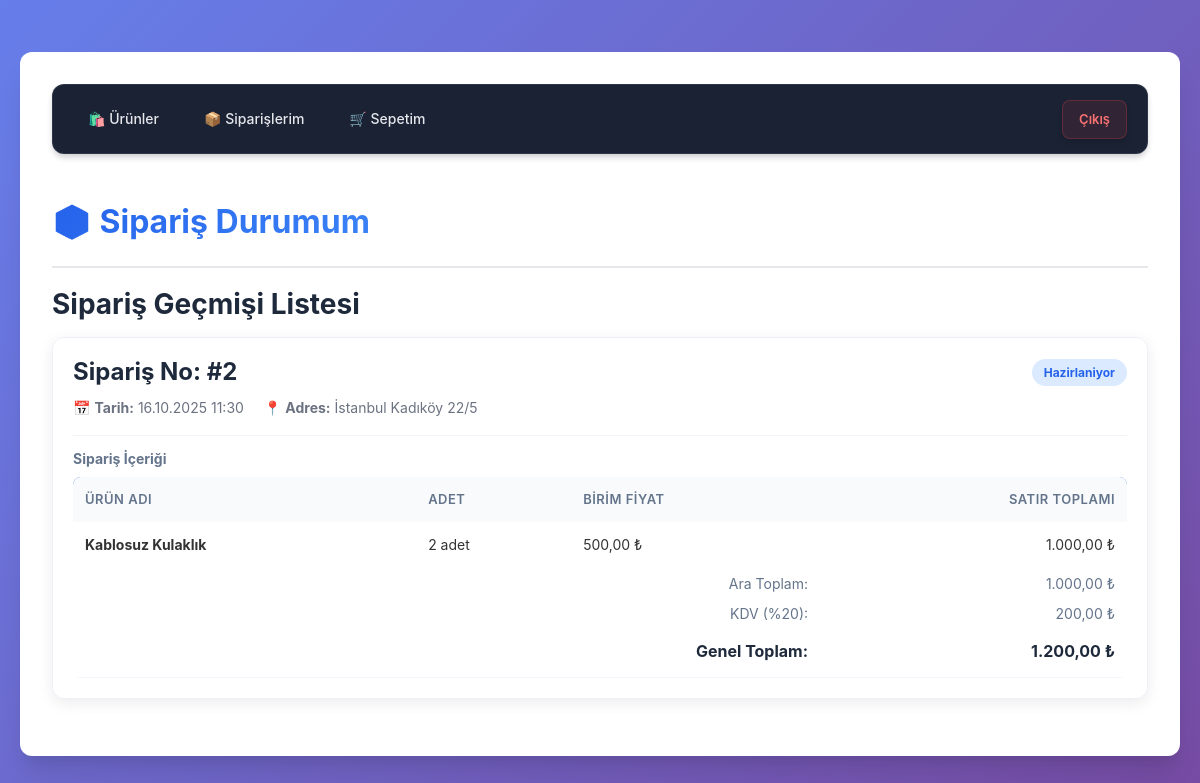
The app's page /musteri/dashboard.php (signed in) with its own data.
### tables this page shows
CREATE TABLE `siparis` (
  `SiparisID` int(11) NOT NULL AUTO_INCREMENT,
  `MusteriID` int(11) DEFAULT NULL,
  `SiparisTarihi` datetime DEFAULT current_timestamp(),
  `ToplamTutar` decimal(10,2) NOT NULL DEFAULT 0.00,
  `Durum` enum('Beklemede','Hazirlaniyor','Kargoda','Teslim Edildi','Iptal') DEFAULT 'Beklemede',
  `AdresID` int(11) DEFAULT NULL,
  PRIMARY KEY (`SiparisID`),
  FOREIGN KEY (`MusteriID`) REFERENCES `musteri` (`MusteriID`),
  FOREIGN KEY (`AdresID`) REFERENCES `adres` (`AdresID`)
);

CREATE TABLE `adres` (
  `AdresID` int(11) NOT NULL AUTO_INCREMENT,
  `MusteriID` int(11) DEFAULT NULL,
  `AcikAdres` text NOT NULL,
  PRIMARY KEY (`AdresID`),
  FOREIGN KEY (`MusteriID`) REFERENCES `musteri` (`MusteriID`)
);

CREATE TABLE `urun` (
  `UrunID` int(11) NOT NULL AUTO_INCREMENT,
  `UrunAdi` varchar(200) NOT NULL,
  `Fiyat` decimal(10,2) NOT NULL,
  `StokAdedi` int(11) NOT NULL DEFAULT 0,
  `KategoriID` int(11) DEFAULT NULL,
  PRIMARY KEY (`UrunID`),
  FOREIGN KEY (`KategoriID`) REFERENCES `kategori` (`KategoriID`)
);

CREATE TABLE `siparisdetay` (
  `SiparisID` int(11) NOT NULL,
  `UrunID` int(11) NOT NULL,
  `Adet` int(11) NOT NULL,
  `BirimFiyat` decimal(10,2) NOT NULL,
  PRIMARY KEY (`SiparisID`,`UrunID`),
  FOREIGN KEY (`SiparisID`) REFERENCES `siparis` (`SiparisID`),
  FOREIGN KEY (`UrunID`) REFERENCES `urun` (`UrunID`)
);

### musteri/dashboard.php (the view, shortened to what this page needs)
<?php
try {
    $database = new Database();
    $conn = $database->getConnection();
} catch (Exception $e) {
    die("Veritabanı bağlantı hatası: " . $e->getMessage());
}
$siparisler = [];
$hata = '';
$kullanici_id = $_SESSION['kullanici_id'];
$sql_musteri = "SELECT MusteriID FROM MUSTERI WHERE KullaniciID = ?";
$stmt_m = $conn->prepare($sql_musteri);
$stmt_m->execute([$kullanici_id]);
$musteri_info = $stmt_m->fetch(PDO::FETCH_ASSOC);
if ($musteri_info) {
    $musteri_id = $musteri_info['MusteriID'];
    try {
        $stmt = $conn->prepare("CALL SP_MusteriSiparisDetaylari(?)");
        $stmt->execute([$musteri_id]);
        $temp_siparisler = [];
        $results = $stmt->fetchAll(PDO::FETCH_ASSOC);
        foreach ($results as $row) {
            $siparis_id = $row['SiparisID'];
            $satir_tutari = $row['Adet'] * $row['BirimFiyat'];
            if (!isset($temp_siparisler[$siparis_id])) {
                $temp_siparisler[$siparis_id] = [
                    'SiparisID' => $row['SiparisID'],
                    'SiparisTarihi' => $row['SiparisTarihi'],
                    'AraToplam' => 0,
                    'SiparisDurumu' => $row['SiparisDurumu'],
                    'AcikAdres' => $row['AcikAdres'],
                    'Detaylar' => []
                ];
            }
            $temp_siparisler[$siparis_id]['AraToplam'] += $satir_tutari;
            $temp_siparisler[$siparis_id]['Detaylar'][] = [
                'UrunAdi' => $row['UrunAdi'],
                'Adet' => $row['Adet'],
                'BirimFiyat' => $row['BirimFiyat']
            ];
        }
        $siparisler = $temp_siparisler;
    } catch (PDOException $e) {
        $hata = "Sipariş verileri çekilemedi: " . $e->getMessage();
    }
} else {
    $hata = "Müşteri profil kaydınız bulunamadı.";
}
?>
<!DOCTYPE html>
<html lang="tr">
<head>
    <link rel="stylesheet" href="../assets/css/style.css">
</head>
<body>
    <div class="page-container fade-in">
        <?php include 'menu.php'; ?>
        <div class="header">
            <h1>📦 Sipariş Durumum</h1>
        </div>
        <h2 style="margin-top:20px; color: #1e293b;">Sipariş Geçmişi Listesi</h2>
        <?php if ($hata): ?>
            <div class="alert alert-error">
                <strong>⚠️ Hata:</strong> <?php echo htmlspecialchars($hata); ?>
            </div>
        <?php else: ?>
            <?php foreach ($siparisler as $siparis):
                $ara_toplam = $siparis['AraToplam'];
                $kdv_tutari = $ara_toplam * 0.20;
                $genel_toplam = $ara_toplam + $kdv_tutari;
            ?>
                <div class="order-card">
                    <div class="order-header">
                        <div style="display:flex; justify-content:space-between; align-items:center; margin-bottom:10px;">
                            <h3 style="margin:0; color: #1e293b;">Sipariş No: #<?php echo htmlspecialchars($siparis['SiparisID']); ?></h3>
                            <span class="status-badge"><?php echo htmlspecialchars($siparis['SiparisDurumu']); ?></span>
                        </div>
                        <div class="order-meta">
                            <span>📅 <strong>Tarih:</strong> <?php echo date("d.m.Y H:i", strtotime($siparis['SiparisTarihi'])); ?></span>
                            <span>📍 <strong>Adres:</strong> <?php echo htmlspecialchars($siparis['AcikAdres']); ?></span>
                        </div>
                    </div>
                    <h4 style="margin: 15px 0 10px 0; color: #64748b; font-size: 14px;">Sipariş İçeriği</h4>
                    <table>
                        <thead>
                            <tr>
                                <th>Ürün Adı</th>
                                <th>Adet</th>
                                <th>Birim Fiyat</th>
                                <th class="text-right">Satır Toplamı</th>
                            </tr>
                        </thead>
                        <tbody>
                            <?php foreach ($siparis['Detaylar'] as $detay): ?>
                                <tr>
                                    <td><strong><?php echo htmlspecialchars($detay['UrunAdi']); ?></strong></td>
                                    <td><?php echo htmlspecialchars($detay['Adet']); ?> adet</td>
                                    <td><?php echo number_format($detay['BirimFiyat'], 2, ',', '.'); ?> ₺</td>
                                    <td class="text-right"><?php echo number_format($detay['Adet'] * $detay['BirimFiyat'], 2, ',', '.'); ?> ₺</td>
                                </tr>
                            <?php endforeach; ?>
                        </tbody>
                        <tfoot>
                            <tr class="total-row">
                                <td colspan="3" class="text-right">Ara Toplam:</td>
                                <td class="text-right"><?php echo number_format($ara_toplam, 2, ',', '.'); ?> ₺</td>
                            </tr>
                            <tr class="total-row">
                                <td colspan="3" class="text-right">KDV (%20):</td>
                                <td class="text-right"><?php echo number_format($kdv_tutari, 2, ',', '.'); ?> ₺</td>
                            </tr>
                            <tr class="grand-total">
                                <td colspan="3" class="text-right">Genel Toplam:</td>
                                <td class="text-right price-text"><?php echo number_format($genel_toplam, 2, ',', '.'); ?> ₺</td>
                            </tr>
                        </tfoot>
                    </table>
                </div>
            <?php endforeach; ?>
        <?php endif; ?>
    </div>
</body>
</html>

### assets/css/style.css (style rules this page uses)
:root { --primary-color: #2563eb; --primary-dark: #1e40af; --primary-light: #3b82f6; --secondary-color: #10b981; --danger-color: #ef4444; --warning-color: #f59e0b; --success-color: #10b981; --info-color: #06b6d4; --text-primary: #1f2937; --text-secondary: #6b7280; --text-light: #9ca3af; --bg-primary: #ffffff; --bg-secondary: #f9fafb; --bg-tertiary: #f3f4f6; --bg-dark: #111827; --border-color: #e5e7eb; --border-radius: 8px; --border-radius-lg: 12px; --shadow-sm: 0 1px 2px 0 rgba(0, 0, 0, 0.05); --shadow-md: 0 4px 6px -1px rgba(0, 0, 0, 0.1), 0 2px 4px -1px rgba(0, 0, 0, 0.06); --shadow-lg: 0 10px 15px -3px rgba(0, 0, 0, 0.1), 0 4px 6px -2px rgba(0, 0, 0, 0.05); --shadow-xl: 0 20px 25px -5px rgba(0, 0, 0, 0.1), 0 10px 10px -5px rgba(0, 0, 0, 0.04); --transition: all 0.3s cubic-bezier(0.4, 0, 0.2, 1); }
* { margin: 0; padding: 0; box-sizing: border-box; }
body { font-family: -apple-system, BlinkMacSystemFont, 'Segoe UI', Roboto, 'Helvetica Neue', Arial, sans-serif; line-height: 1.6; color: var(--text-primary); background: linear-gradient(135deg, #667eea 0%, #764ba2 100%); min-height: 100vh; padding: 20px; }
h1, h2, h3, h4, h5, h6 { font-weight: 700; line-height: 1.2; margin-bottom: 1rem; color: var(--text-primary); }
h1 { font-size: 2rem; }
h2 { font-size: 1.75rem; }
h3 { font-size: 1.5rem; }
h4 { font-size: 1.25rem; }
.page-container { max-width: 1400px; margin: 0 auto; background: var(--bg-primary); border-radius: var(--border-radius-lg); box-shadow: var(--shadow-xl); padding: 2rem; margin-top: 2rem; margin-bottom: 2rem; }
.header { display: flex; justify-content: space-between; align-items: center; padding: 1.5rem 0; border-bottom: 2px solid var(--border-color); margin-bottom: 2rem; }
.header h1 { margin: 0; background: linear-gradient(135deg, var(--primary-color), var(--primary-light)); -webkit-background-clip: text; -webkit-text-fill-color: transparent; background-clip: text; }
table { width: 100%; border-collapse: collapse; background: var(--bg-primary); border-radius: var(--border-radius); overflow: hidden; }
thead { background: linear-gradient(135deg, var(--primary-color), var(--primary-light)); color: white; }
th { padding: 1rem; text-align: left; font-weight: 600; text-transform: uppercase; font-size: 0.875rem; letter-spacing: 0.5px; }
td { padding: 1rem; border-bottom: 1px solid var(--border-color); }
tbody tr { transition: var(--transition); }
tbody tr:last-child td { border-bottom: none; }
.status-badge { padding: 0.5rem 1rem; border-radius: 9999px; font-size: 0.875rem; font-weight: 600; background: var(--warning-color); color: white; display: inline-block; }
.order-card { background: var(--bg-primary); border: 1px solid var(--border-color); border-radius: var(--border-radius-lg); padding: 1.5rem; margin-bottom: 1.5rem; box-shadow: var(--shadow-md); transition: var(--transition); }
.order-header { border-bottom: 2px solid var(--border-color); padding-bottom: 1rem; margin-bottom: 1rem; }
.order-header h3 { color: var(--primary-color); margin-bottom: 0.5rem; }
.order-meta { display: flex; flex-wrap: wrap; gap: 1rem; margin-top: 0.5rem; font-size: 0.9rem; color: var(--text-secondary); }
.order-meta span { display: flex; align-items: center; gap: 0.25rem; }
.text-right { text-align: right; }
.fade-in { animation: fadeIn 0.5s ease-out; }

### musteri/dashboard.php (style rules this page uses)
.header { margin-bottom: 20px; }
.order-card { background: #fff; border-radius: 12px; padding: 20px; margin-bottom: 25px; box-shadow: 0 4px 15px rgba(0,0,0,0.08); color: #333; border: 1px solid #eef2f7; }
.order-header { border-bottom: 1px solid #f1f5f9; margin-bottom: 15px; padding-bottom: 15px; }
.order-meta { display: flex; gap: 20px; flex-wrap: wrap; font-size: 14px; align-items: center; }
.status-badge { background: #dbeafe; color: #2563eb; padding: 4px 12px; border-radius: 999px; font-weight: bold; font-size: 12px; }
table { width: 100%; border-collapse: collapse; margin-top: 10px; }
th { text-align: left; padding: 12px; background: #f8fafc; color: #64748b; font-size: 13px; text-transform: uppercase; }
td { padding: 12px; border-bottom: 1px solid #f1f5f9; font-size: 14px; }
.text-right { text-align: right; }
.total-row td { border: none; padding: 4px 12px; color: #64748b; }
.grand-total td { font-size: 16px; color: #1e293b; font-weight: bold; padding-top: 10px; }
.price-text { color: #2563eb; font-weight: bold; }

### records on screen
siparis: SiparisID "2", Durum "Hazirlaniyor", SiparisTarihi "16.10.2025 11:30", AdresID.AcikAdres "İstanbul Kadıköy 22/5", urun.UrunAdi "Kablosuz Kulaklık", siparisdetay.Adet "2", siparisdetay.BirimFiyat "500,00", siparisdetay.Adet+BirimFiyat "1.000,00", ara_toplam "1.000,00", kdv_tutari "200,00", genel_toplam "1.200,00"
